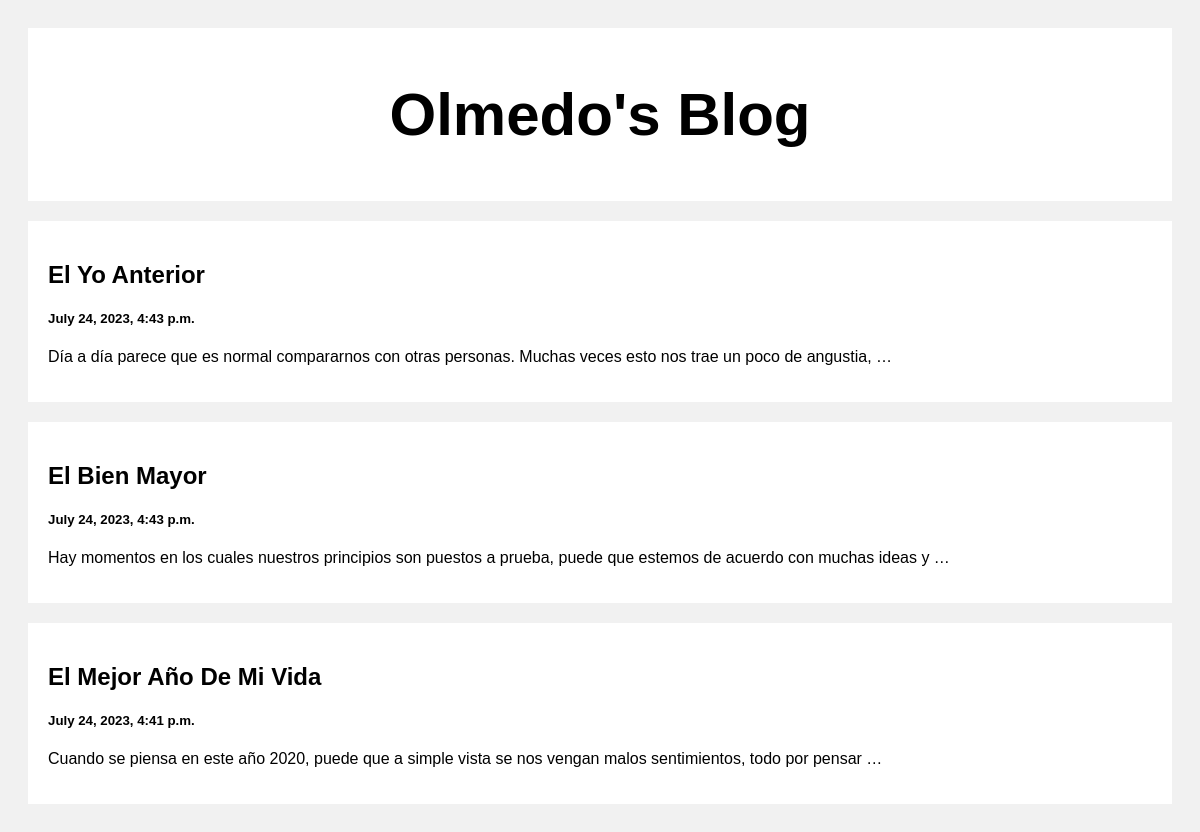
The page / on the database its author committed.
### posts/views.py (the view)
# urls.py: path('', views.index, name='index'),
def index(request):
    posts = Post.objects.all()
    return render(request, 'index.html', {"posts": posts})

### templates/index.html (shortened to what this page needs)
<!DOCTYPE html>
<html>
  <head>
  </head>
  <body>
    <div class="header">
      <a style="text-decoration: none; color: black" href="/">
        <h2>Olmedo's Blog</h2>
      </a>
    </div>
    <div class="row">
      <div class="leftcolumn">
        {% for post in posts reversed %}
        <div class="card">
          <a
            style="text-decoration: none; color: black"
            href="/post/{{post.id}}"
          >
            <h2>{{post.title}}</h2>
            <h5>{{post.created_at}}</h5>
            <p>{{post.body|truncatewords:20}}</p>
          </a>
        </div>
        {% endfor %}
      </div>
    </div>
  </body>
</html>

### templates/index.html (style rules this page uses)
* { box-sizing: border-box; }
body { font-family: Arial; padding: 20px; background: #f1f1f1; }
.header { padding: 2px; font-size: 40px; text-align: center; background: white; }
.leftcolumn { float: left; width: 100%; }
.card { background-color: white; padding: 20px; margin-top: 20px; }
.row:after { content: ""; display: table; clear: both; }

### rows shown on the page
Post: title "El Yo Anterior", created_at "July 24, 2023, 4:43 p.m.", body "Día a día parece que es normal compararnos con otras personas. Muchas veces esto nos trae un poco de angustia, …"
Post: title "El Bien Mayor", created_at "July 24, 2023, 4:43 p.m.", body "Hay momentos en los cuales nuestros principios son puestos a prueba, puede que estemos de acuerdo con muchas ideas y …"
Post: title "El Mejor Año De Mi Vida", created_at "July 24, 2023, 4:41 p.m.", body "Cuando se piensa en este año 2020, puede que a simple vista se nos vengan malos sentimientos, todo por pensar …"
